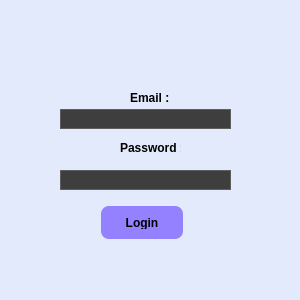
<?xml version="1.0" encoding="UTF-8"?>
<ui version="4.0">
 <class>LoginWindow</class>
 <widget class="QDialog" name="LoginWindow">
  <property name="geometry">
   <rect>
    <x>0</x>
    <y>0</y>
    <width>300</width>
    <height>300</height>
   </rect>
  </property>
  <property name="maximumSize">
   <size>
    <width>300</width>
    <height>16777215</height>
   </size>
  </property>
  <property name="windowTitle">
   <string>Login</string>
  </property>
  <property name="styleSheet">
   <string notr="true">background-color: #e2eafc;</string>
  </property>
  <widget class="QLineEdit" name="email_input">
   <property name="geometry">
    <rect>
     <x>60</x>
     <y>109</y>
     <width>171</width>
     <height>20</height>
    </rect>
   </property>
   <property name="styleSheet">
    <string notr="true">background-color: #3e3e3e;
    color: #f0f0f0;
    border: 1px solid #5e5e5e;</string>
   </property>
  </widget>
  <widget class="QLabel" name="password_label">
   <property name="geometry">
    <rect>
     <x>120</x>
     <y>140</y>
     <width>61</width>
     <height>16</height>
    </rect>
   </property>
   <property name="font">
    <font>
     <weight>75</weight>
     <bold>true</bold>
    </font>
   </property>
   <property name="text">
    <string>Password :</string>
   </property>
  </widget>
  <widget class="QLineEdit" name="password_input">
   <property name="geometry">
    <rect>
     <x>60</x>
     <y>170</y>
     <width>171</width>
     <height>20</height>
    </rect>
   </property>
   <property name="styleSheet">
    <string notr="true">background-color: #3e3e3e;
    color: #f0f0f0;
    border: 1px solid #5e5e5e;</string>
   </property>
   <property name="echoMode">
    <enum>QLineEdit::Password</enum>
   </property>
  </widget>
  <widget class="QLabel" name="email_label">
   <property name="geometry">
    <rect>
     <x>130</x>
     <y>90</y>
     <width>41</width>
     <height>16</height>
    </rect>
   </property>
   <property name="font">
    <font>
     <weight>75</weight>
     <bold>true</bold>
    </font>
   </property>
   <property name="styleSheet">
    <string notr="true">background-color: #e2eafc;</string>
   </property>
   <property name="text">
    <string>Email :</string>
   </property>
  </widget>
  <widget class="QPushButton" name="login_button">
   <property name="geometry">
    <rect>
     <x>100</x>
     <y>200</y>
     <width>83</width>
     <height>39</height>
    </rect>
   </property>
   <property name="styleSheet">
    <string notr="true">background-color: #9381ff;
    border-color: #fff;
    border-radius: 8px;
    font-weight: 700;
    line-height: 20px;
    padding: 10px 23px;
    width: auto;
    margin-left: 1%;
    margin-top: 6%;</string>
   </property>
   <property name="text">
    <string>Login</string>
   </property>
  </widget>
  <widget class="QLabel" name="label">
   <property name="geometry">
    <rect>
     <x>110</x>
     <y>23</y>
     <width>71</width>
     <height>61</height>
    </rect>
   </property>
   <property name="mouseTracking">
    <bool>true</bool>
   </property>
   <property name="tabletTracking">
    <bool>true</bool>
   </property>
   <property name="acceptDrops">
    <bool>true</bool>
   </property>
   <property name="text">
    <string/>
   </property>
   <property name="pixmap">
    <pixmap>icons/login.png</pixmap>
   </property>
   <property name="scaledContents">
    <bool>true</bool>
   </property>
   <property name="alignment">
    <set>Qt::AlignCenter</set>
   </property>
  </widget>
 </widget>
 <resources>
  <include location="icons.qrc"/>
 </resources>
 <connections/>
</ui>
